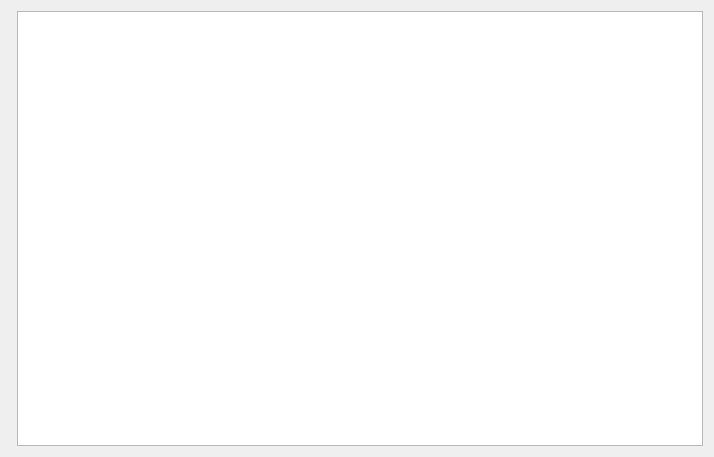
<?xml version="1.0" encoding="UTF-8"?>
<ui version="4.0">
 <class>FormTable</class>
 <widget class="QWidget" name="FormTable">
  <property name="geometry">
   <rect>
    <x>0</x>
    <y>0</y>
    <width>714</width>
    <height>457</height>
   </rect>
  </property>
  <property name="windowTitle">
   <string>Form</string>
  </property>
  <layout class="QFormLayout" name="formLayout">
   <item row="0" column="1">
    <widget class="QTableView" name="tableView"/>
   </item>
  </layout>
 </widget>
 <resources/>
 <connections/>
</ui>
